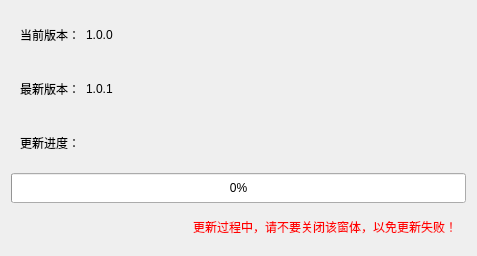
<?xml version="1.0" encoding="UTF-8"?>
<ui version="4.0">
 <class>Dialog</class>
 <widget class="QDialog" name="Dialog">
  <property name="geometry">
   <rect>
    <x>0</x>
    <y>0</y>
    <width>477</width>
    <height>246</height>
   </rect>
  </property>
  <property name="windowTitle">
   <string>Dialog</string>
  </property>
  <layout class="QVBoxLayout" name="verticalLayout">
   <item>
    <widget class="QWidget" name="widget" native="true">
     <layout class="QHBoxLayout" name="horizontalLayout">
      <item>
       <widget class="QLabel" name="label">
        <property name="minimumSize">
         <size>
          <width>0</width>
          <height>30</height>
         </size>
        </property>
        <property name="text">
         <string>当前版本：</string>
        </property>
       </widget>
      </item>
      <item>
       <widget class="QLabel" name="label_2">
        <property name="minimumSize">
         <size>
          <width>0</width>
          <height>30</height>
         </size>
        </property>
        <property name="text">
         <string>1.0.0</string>
        </property>
       </widget>
      </item>
      <item>
       <spacer name="horizontalSpacer">
        <property name="orientation">
         <enum>Qt::Horizontal</enum>
        </property>
        <property name="sizeHint" stdset="0">
         <size>
          <width>40</width>
          <height>20</height>
         </size>
        </property>
       </spacer>
      </item>
     </layout>
    </widget>
   </item>
   <item>
    <widget class="QWidget" name="widget_2" native="true">
     <layout class="QHBoxLayout" name="horizontalLayout_2">
      <item>
       <widget class="QLabel" name="label_3">
        <property name="minimumSize">
         <size>
          <width>0</width>
          <height>30</height>
         </size>
        </property>
        <property name="text">
         <string>最新版本：</string>
        </property>
       </widget>
      </item>
      <item>
       <widget class="QLabel" name="label_4">
        <property name="minimumSize">
         <size>
          <width>0</width>
          <height>30</height>
         </size>
        </property>
        <property name="text">
         <string>1.0.1</string>
        </property>
       </widget>
      </item>
      <item>
       <spacer name="horizontalSpacer_2">
        <property name="orientation">
         <enum>Qt::Horizontal</enum>
        </property>
        <property name="sizeHint" stdset="0">
         <size>
          <width>40</width>
          <height>20</height>
         </size>
        </property>
       </spacer>
      </item>
     </layout>
    </widget>
   </item>
   <item>
    <widget class="QWidget" name="widget_3" native="true">
     <layout class="QHBoxLayout" name="horizontalLayout_3">
      <item>
       <widget class="QLabel" name="label_5">
        <property name="minimumSize">
         <size>
          <width>0</width>
          <height>30</height>
         </size>
        </property>
        <property name="text">
         <string>更新进度：</string>
        </property>
       </widget>
      </item>
     </layout>
    </widget>
   </item>
   <item>
    <widget class="QProgressBar" name="progressBar">
     <property name="minimumSize">
      <size>
       <width>0</width>
       <height>30</height>
      </size>
     </property>
     <property name="value">
      <number>0</number>
     </property>
    </widget>
   </item>
   <item>
    <widget class="QWidget" name="widget_4" native="true">
     <layout class="QHBoxLayout" name="horizontalLayout_4">
      <item>
       <widget class="QLabel" name="label_6">
        <property name="palette">
         <palette>
          <active>
           <colorrole role="WindowText">
            <brush brushstyle="SolidPattern">
             <color alpha="255">
              <red>255</red>
              <green>0</green>
              <blue>0</blue>
             </color>
            </brush>
           </colorrole>
          </active>
          <inactive>
           <colorrole role="WindowText">
            <brush brushstyle="SolidPattern">
             <color alpha="255">
              <red>255</red>
              <green>0</green>
              <blue>0</blue>
             </color>
            </brush>
           </colorrole>
          </inactive>
          <disabled>
           <colorrole role="WindowText">
            <brush brushstyle="SolidPattern">
             <color alpha="255">
              <red>120</red>
              <green>120</green>
              <blue>120</blue>
             </color>
            </brush>
           </colorrole>
          </disabled>
         </palette>
        </property>
        <property name="text">
         <string>更新过程中，请不要关闭该窗体，以免更新失败！</string>
        </property>
        <property name="alignment">
         <set>Qt::AlignRight|Qt::AlignTrailing|Qt::AlignVCenter</set>
        </property>
       </widget>
      </item>
     </layout>
    </widget>
   </item>
  </layout>
 </widget>
 <resources/>
 <connections/>
</ui>
